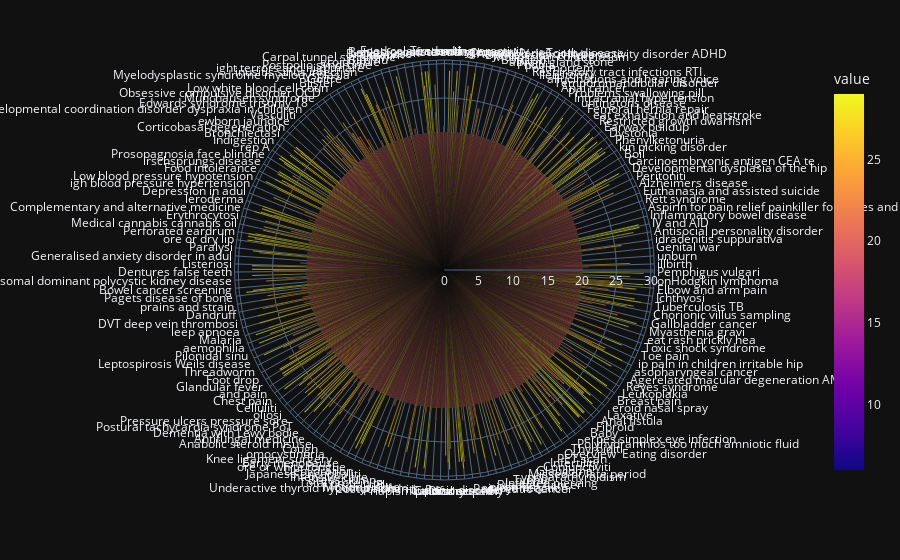

The notebook cell this image was saved under:
### Code cell
import plotly.express as px

import plotly.express as px

fig = px.bar_polar(df, r="value", theta="name",
                   color="value", template="plotly_dark",
                   color_discrete_sequence= px.colors.sequential.Plasma_r)
fig.show()

### Figure 1 — Plotly figure (JSON) as saved in the notebook; plotly's stock layout.template omitted (floating-point values rounded to 4 significant figures; data arrays with more than 128 entries replaced by an {"elided": "..."} marker saying what was removed)
{"data": [{"hovertemplate": "value=%{marker.color}<br>name=%{theta}<extra></extra>", "legendgroup": "", "marker": {"color": {"elided": "978 int values"}, "coloraxis": "coloraxis", "pattern": {"shape": ""}}, "name": "", "r": {"elided": "978 int values"}, "showlegend": false, "subplot": "polar", "theta": {"elided": "978 str values"}, "type": "barpolar"}], "layout": {"polar": {"domain": {"x": [0.0, 1.0], "y": [0.0, 1.0]}, "angularaxis": {"direction": "clockwise", "rotation": 90}}, "coloraxis": {"colorbar": {"title": {"text": "value"}}, "colorscale": [[0.0, "#0d0887"], [0.1111, "#46039f"], [0.2222, "#7201a8"], [0.3333, "#9c179e"], [0.4444, "#bd3786"], [0.5556, "#d8576b"], [0.6667, "#ed7953"], [0.7778, "#fb9f3a"], [0.8889, "#fdca26"], [1.0, "#f0f921"]]}, "legend": {"tracegroupgap": 0}, "margin": {"t": 60}, "barmode": "relative"}}
